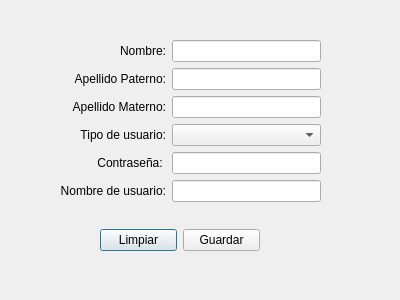
<?xml version="1.0" encoding="UTF-8"?>
<ui version="4.0">
 <class>CreateUser</class>
 <widget class="QDialog" name="CreateUser">
  <property name="geometry">
   <rect>
    <x>0</x>
    <y>0</y>
    <width>400</width>
    <height>300</height>
   </rect>
  </property>
  <property name="windowTitle">
   <string>Creación de usuario</string>
  </property>
  <widget class="QWidget" name="horizontalLayoutWidget">
   <property name="geometry">
    <rect>
     <x>100</x>
     <y>220</y>
     <width>160</width>
     <height>41</height>
    </rect>
   </property>
   <layout class="QHBoxLayout" name="horizontalLayout">
    <item>
     <widget class="QPushButton" name="pushButton_2">
      <property name="text">
       <string>Limpiar</string>
      </property>
     </widget>
    </item>
    <item>
     <widget class="QPushButton" name="pushButton">
      <property name="text">
       <string>Guardar</string>
      </property>
     </widget>
    </item>
   </layout>
  </widget>
  <widget class="QWidget" name="gridLayoutWidget">
   <property name="geometry">
    <rect>
     <x>60</x>
     <y>40</y>
     <width>261</width>
     <height>164</height>
    </rect>
   </property>
   <layout class="QGridLayout" name="gridLayout">
    <item row="1" column="0">
     <widget class="QLabel" name="label_2">
      <property name="text">
       <string>Apellido Paterno:</string>
      </property>
      <property name="alignment">
       <set>Qt::AlignRight|Qt::AlignTrailing|Qt::AlignVCenter</set>
      </property>
     </widget>
    </item>
    <item row="0" column="0">
     <widget class="QLabel" name="label">
      <property name="text">
       <string>Nombre:</string>
      </property>
      <property name="alignment">
       <set>Qt::AlignRight|Qt::AlignTrailing|Qt::AlignVCenter</set>
      </property>
     </widget>
    </item>
    <item row="2" column="0">
     <widget class="QLabel" name="label_4">
      <property name="text">
       <string>Apellido Materno:</string>
      </property>
      <property name="alignment">
       <set>Qt::AlignRight|Qt::AlignTrailing|Qt::AlignVCenter</set>
      </property>
     </widget>
    </item>
    <item row="5" column="0">
     <widget class="QLabel" name="label_7">
      <property name="text">
       <string>Nombre de usuario:</string>
      </property>
      <property name="alignment">
       <set>Qt::AlignRight|Qt::AlignTrailing|Qt::AlignVCenter</set>
      </property>
     </widget>
    </item>
    <item row="3" column="0">
     <widget class="QLabel" name="label_5">
      <property name="text">
       <string>Tipo de usuario:</string>
      </property>
      <property name="alignment">
       <set>Qt::AlignRight|Qt::AlignTrailing|Qt::AlignVCenter</set>
      </property>
     </widget>
    </item>
    <item row="4" column="0">
     <widget class="QLabel" name="label_6">
      <property name="text">
       <string>Contraseña: </string>
      </property>
      <property name="alignment">
       <set>Qt::AlignRight|Qt::AlignTrailing|Qt::AlignVCenter</set>
      </property>
     </widget>
    </item>
    <item row="0" column="1">
     <widget class="QLineEdit" name="lineEdit"/>
    </item>
    <item row="1" column="1">
     <widget class="QLineEdit" name="lineEdit_2"/>
    </item>
    <item row="2" column="1">
     <widget class="QLineEdit" name="lineEdit_3"/>
    </item>
    <item row="3" column="1">
     <widget class="QComboBox" name="comboBox"/>
    </item>
    <item row="5" column="1">
     <widget class="QLineEdit" name="lineEdit_4"/>
    </item>
    <item row="4" column="1">
     <widget class="QLineEdit" name="lineEdit_5"/>
    </item>
   </layout>
  </widget>
 </widget>
 <resources/>
 <connections/>
</ui>
